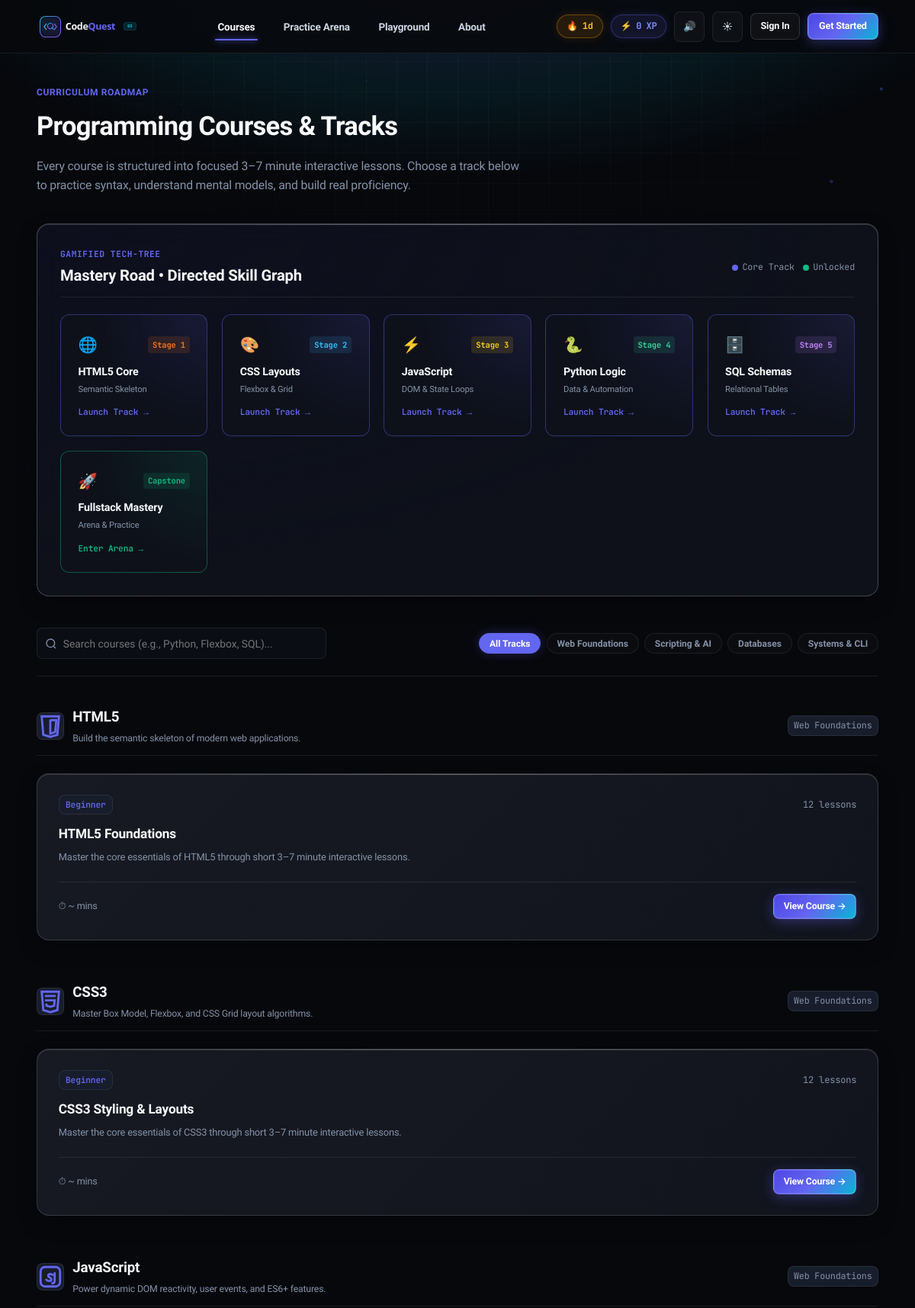
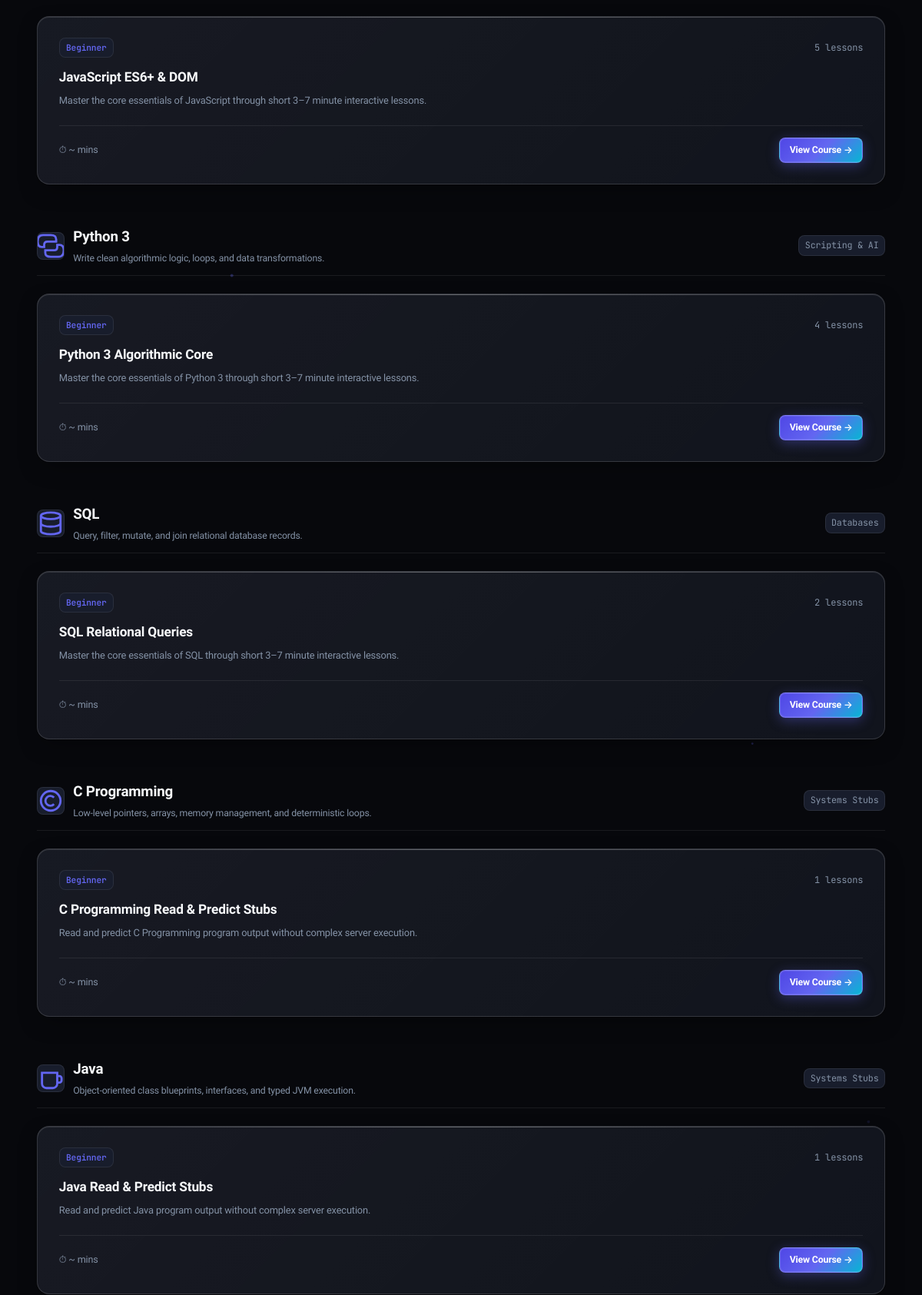
Page /courses/ (upper part) on the committed database (2 pictures, top to bottom).
### learn/models.py (models this page shows, shortened)
class Language(models.Model):
    name = models.CharField(max_length=80, unique=True)
    slug = models.SlugField(max_length=80, unique=True)
    short_code = models.CharField(max_length=16, default="CODE")
    category = models.CharField(max_length=80, default="Core Foundations")
    summary = models.CharField(max_length=240)
    icon_svg = models.TextField(blank=True, default="")
    order = models.PositiveIntegerField(default=0)
    is_active = models.BooleanField(default=True)
    class Meta:
        ordering = ["order", "name"]

class Course(models.Model):
    language = models.ForeignKey(Language, on_delete=models.CASCADE, related_name="courses")
    title = models.CharField(max_length=160)
    slug = models.SlugField(max_length=160, unique=True)
    description = models.TextField()
    level = models.CharField(max_length=40, default="Beginner")
    order = models.PositiveIntegerField(default=0)
    xp_reward = models.PositiveIntegerField(default=200)
    class Meta:
        ordering = ["order", "id"]

### learn/views.py (the view)
# urls.py: path("courses/", views.catalogue, name="catalogue"),
def catalogue(request):
    languages = Language.objects.filter(is_active=True).prefetch_related("courses__lessons")
    return render(request, "learn/catalogue.html", {"languages": languages})

### learn/context_processors.py (called while the page is built, shortened)
def global_stats(request):
    xp = 0
    streak = 1
    completed_ids = []
    return {
        "ADMIN_URL": getattr(settings, "ADMIN_URL", "hidden-core-cms"),
        "user_xp": xp,
        "user_streak": streak,
        "completed_lesson_ids": completed_ids,
        "nav_languages": Language.objects.filter(is_active=True).prefetch_related("courses")[:6],
    }

### templates/learn/catalogue.html (shortened to what this page needs)
{% extends "base.html" %}
{% block content %}
<div class="shell" style="padding-top: 2.5rem; padding-bottom: 5rem;">
  <div style="margin-bottom: 2.5rem;">
    <div style="display: inline-flex; align-items: center; gap: 0.5rem; font-size: 0.8rem; font-weight: 700; color: var(--accent); margin-bottom: 0.5rem; text-transform: uppercase; letter-spacing: 0.05em;">
      Curriculum Roadmap
    </div>
    <h1 style="font-size: 2.3rem; font-weight: 800; color: var(--text-primary); letter-spacing: -0.02em; margin-bottom: 0.75rem;">
      Programming Courses &amp; Tracks
    </h1>
    <p style="font-size: 1.05rem; color: var(--text-muted); max-width: 640px; line-height: 1.6;">
      Every course is structured into focused 3–7 minute interactive lessons. Choose a track below to practice syntax, understand mental models, and build real proficiency.
    </p>
  </div>
  <div class="cq-card" style="padding: 2rem; margin-bottom: 2.75rem; border: 1px solid var(--border-strong); background: radial-gradient(ellipse at top left, rgba(99, 102, 241, 0.08), var(--bg-surface) 70%);">
    <div style="display: flex; flex-wrap: wrap; justify-content: space-between; align-items: center; gap: 1rem; margin-bottom: 1.5rem; padding-bottom: 0.75rem; border-bottom: 1px solid var(--border-subtle);">
      <div>
        <div style="font-size: 0.75rem; font-family: var(--font-mono); font-weight: 700; color: var(--accent); text-transform: uppercase; letter-spacing: 0.05em; margin-bottom: 0.25rem;">
          Gamified Tech-Tree
        </div>
        <h2 style="font-size: 1.35rem; font-weight: 800; color: var(--text-primary); margin: 0; letter-spacing: -0.01em;">
          Mastery Road &bull; Directed Skill Graph
        </h2>
      </div>
      <div style="display: flex; align-items: center; gap: 0.75rem; font-size: 0.78rem; font-family: var(--font-mono); color: var(--text-muted);">
        <span style="display: inline-flex; align-items: center; gap: 0.35rem;"><span style="width:8px; height:8px; border-radius:50%; background:var(--accent);"></span> Core Track</span>
        <span style="display: inline-flex; align-items: center; gap: 0.35rem;"><span style="width:8px; height:8px; border-radius:50%; background:var(--success);"></span> Unlocked</span>
      </div>
    </div>
    <div style="display: grid; grid-template-columns: repeat(auto-fit, minmax(180px, 1fr)); gap: 1.25rem; position: relative;">
      <a href="{% url 'course_detail' 'html-core' %}" class="skill-node unlocked" style="text-decoration: none; display: flex; flex-direction: column; justify-content: space-between; min-height: 140px;">
        <div>
          <div style="display: flex; justify-content: space-between; align-items: center; margin-bottom: 0.5rem;">
            <span style="font-size: 1.35rem;">🌐</span>
            <span style="font-size: 0.7rem; font-family: var(--font-mono); font-weight: 700; color: var(--lang-html); background: rgba(249, 115, 22, 0.12); padding: 0.15rem 0.4rem; border-radius: var(--radius-xs);">Stage 1</span>
          </div>
          <div style="font-weight: 700; font-size: 0.95rem; color: var(--text-primary); margin-bottom: 0.2rem;">HTML5 Core</div>
          <div style="font-size: 0.75rem; color: var(--text-muted);">Semantic Skeleton</div>
        </div>
        <div style="font-size: 0.75rem; font-family: var(--font-mono); color: var(--accent); margin-top: 0.75rem; font-weight: 600;">
          Launch Track &rarr;
        </div>
      </a>
      <a href="{% url 'course_detail' 'css-core' %}" class="skill-node unlocked" style="text-decoration: none; display: flex; flex-direction: column; justify-content: space-between; min-height: 140px;">
        <div>
          <div style="display: flex; justify-content: space-between; align-items: center; margin-bottom: 0.5rem;">
            <span style="font-size: 1.35rem;">🎨</span>
            <span style="font-size: 0.7rem; font-family: var(--font-mono); font-weight: 700; color: var(--lang-css); background: rgba(56, 189, 248, 0.12); padding: 0.15rem 0.4rem; border-radius: var(--radius-xs);">Stage 2</span>
          </div>
          <div style="font-weight: 700; font-size: 0.95rem; color: var(--text-primary); margin-bottom: 0.2rem;">CSS Layouts</div>
          <div style="font-size: 0.75rem; color: var(--text-muted);">Flexbox &amp; Grid</div>
        </div>
        <div style="font-size: 0.75rem; font-family: var(--font-mono); color: var(--accent); margin-top: 0.75rem; font-weight: 600;">
          Launch Track &rarr;
        </div>
      </a>
      <a href="{% url 'course_detail' 'javascript-core' %}" class="skill-node unlocked" style="text-decoration: none; display: flex; flex-direction: column; justify-content: space-between; min-height: 140px;">
        <div>
          <div style="display: flex; justify-content: space-between; align-items: center; margin-bottom: 0.5rem;">
            <span style="font-size: 1.35rem;">⚡</span>
            <span style="font-size: 0.7rem; font-family: var(--font-mono); font-weight: 700; color: var(--lang-js); background: rgba(250, 204, 21, 0.12); padding: 0.15rem 0.4rem; border-radius: var(--radius-xs);">Stage 3</span>
          </div>
          <div style="font-weight: 700; font-size: 0.95rem; color: var(--text-primary); margin-bottom: 0.2rem;">JavaScript</div>
          <div style="font-size: 0.75rem; color: var(--text-muted);">DOM &amp; State Loops</div>
        </div>
        <div style="font-size: 0.75rem; font-family: var(--font-mono); color: var(--accent); margin-top: 0.75rem; font-weight: 600;">
          Launch Track &rarr;
        </div>
      </a>
      <a href="{% url 'course_detail' 'python-core' %}" class="skill-node unlocked" style="text-decoration: none; display: flex; flex-direction: column; justify-content: space-between; min-height: 140px;">
        <div>
          <div style="display: flex; justify-content: space-between; align-items: center; margin-bottom: 0.5rem;">
            <span style="font-size: 1.35rem;">🐍</span>
            <span style="font-size: 0.7rem; font-family: var(--font-mono); font-weight: 700; color: var(--lang-py); background: rgba(52, 211, 153, 0.12); padding: 0.15rem 0.4rem; border-radius: var(--radius-xs);">Stage 4</span>
          </div>
          <div style="font-weight: 700; font-size: 0.95rem; color: var(--text-primary); margin-bottom: 0.2rem;">Python Logic</div>
          <div style="font-size: 0.75rem; color: var(--text-muted);">Data &amp; Automation</div>
        </div>
        <div style="font-size: 0.75rem; font-family: var(--font-mono); color: var(--accent); margin-top: 0.75rem; font-weight: 600;">
          Launch Track &rarr;
        </div>
      </a>
      <a href="{% url 'course_detail' 'sql-core' %}" class="skill-node unlocked" style="text-decoration: none; display: flex; flex-direction: column; justify-content: space-between; min-height: 140px;">
        <div>
          <div style="display: flex; justify-content: space-between; align-items: center; margin-bottom: 0.5rem;">
            <span style="font-size: 1.35rem;">🗄️</span>
            <span style="font-size: 0.7rem; font-family: var(--font-mono); font-weight: 700; color: var(--lang-sql); background: rgba(192, 132, 252, 0.12); padding: 0.15rem 0.4rem; border-radius: var(--radius-xs);">Stage 5</span>
          </div>
          <div style="font-weight: 700; font-size: 0.95rem; color: var(--text-primary); margin-bottom: 0.2rem;">SQL Schemas</div>
          <div style="font-size: 0.75rem; color: var(--text-muted);">Relational Tables</div>
        </div>
        <div style="font-size: 0.75rem; font-family: var(--font-mono); color: var(--accent); margin-top: 0.75rem; font-weight: 600;">
          Launch Track &rarr;
        </div>
      </a>
      <div class="skill-node mastered" style="display: flex; flex-direction: column; justify-content: space-between; min-height: 140px; border-color: rgba(16, 185, 129, 0.4);">
        <div>
          <div style="display: flex; justify-content: space-between; align-items: center; margin-bottom: 0.5rem;">
            <span style="font-size: 1.35rem;">🚀</span>
            <span style="font-size: 0.7rem; font-family: var(--font-mono); font-weight: 700; color: var(--success); background: var(--success-subtle); padding: 0.15rem 0.4rem; border-radius: var(--radius-xs);">Capstone</span>
          </div>
          <div style="font-weight: 700; font-size: 0.95rem; color: var(--text-primary); margin-bottom: 0.2rem;">Fullstack Mastery</div>
          <div style="font-size: 0.75rem; color: var(--text-muted);">Arena &amp; Practice</div>
        </div>
        <a href="{% url 'games_hub' %}" style="font-size: 0.75rem; font-family: var(--font-mono); color: var(--success); text-decoration: none; font-weight: 600; margin-top: 0.75rem;">
          Enter Arena &rarr;
        </a>
      </div>
    </div>
  </div>
  <div style="display: flex; flex-wrap: wrap; gap: 1rem; justify-content: space-between; align-items: center; margin-bottom: 2.5rem; padding-bottom: 1.5rem; border-bottom: 1px solid var(--border-subtle);">
    <div style="position: relative; width: 100%; max-width: 380px;">
      <input type="text" id="courseSearchInput" class="form-input" placeholder="Search courses (e.g., Python, Flexbox, SQL)..." aria-label="Search courses" style="padding-left: 2.25rem;" />
    </div>
    <div id="categoryFilterGroup" style="display: flex; flex-wrap: wrap; gap: 0.5rem;">
      <button class="btn btn-ghost filter-pill active" data-category="all" style="font-size: 0.8rem; padding: 0.35rem 0.85rem; border-radius: 999px;">
        All Tracks
      </button>
      <button class="btn btn-ghost filter-pill" data-category="Web Foundations" style="font-size: 0.8rem; padding: 0.35rem 0.85rem; border-radius: 999px;">
        Web Foundations
      </button>
      <button class="btn btn-ghost filter-pill" data-category="Scripting & AI" style="font-size: 0.8rem; padding: 0.35rem 0.85rem; border-radius: 999px;">
        Scripting &amp; AI
      </button>
      <button class="btn btn-ghost filter-pill" data-category="Databases" style="font-size: 0.8rem; padding: 0.35rem 0.85rem; border-radius: 999px;">
        Databases
      </button>
      <button class="btn btn-ghost filter-pill" data-category="Systems Stubs" style="font-size: 0.8rem; padding: 0.35rem 0.85rem; border-radius: 999px;">
        Systems &amp; CLI
      </button>
    </div>
  </div>
  <div id="coursesCatalogContainer" style="display: flex; flex-direction: column; gap: 3.5rem;">
    {% for lang in languages %}
    <section class="language-track-section" data-category="{{ lang.category }}">
      <div style="display: flex; align-items: center; justify-content: space-between; margin-bottom: 1.5rem; padding-bottom: 0.75rem; border-bottom: 1px solid var(--border-subtle);">
        <div style="display: flex; align-items: center; gap: 0.75rem;">
          <div style="width: 36px; height: 36px; border-radius: var(--radius-sm); background: var(--bg-panel); border: 1px solid var(--border-subtle); display: flex; align-items: center; justify-content: center; color: var(--accent);">
            {{ lang.icon_svg|safe }}
          </div>
          <div>
            <h2 style="font-size: 1.25rem; font-weight: 700; color: var(--text-primary); margin: 0;">
              {{ lang.name }}
            </h2>
            <span style="font-size: 0.82rem; color: var(--text-muted);">{{ lang.summary }}</span>
          </div>
        </div>
        <span style="font-size: 0.78rem; font-family: var(--font-mono); color: var(--text-muted); background: var(--bg-panel); padding: 0.2rem 0.5rem; border-radius: var(--radius-sm); border: 1px solid var(--border-subtle);">
          {{ lang.category }}
        </span>
      </div>
      <div style="display: grid; grid-template-columns: repeat(auto-fit, minmax(320px, 1fr)); gap: 1.5rem;">
        {% for course in lang.courses.all %}
        <div class="course-card-item cq-card cq-card-interactive" data-title="{{ course.title|lower }}" data-desc="{{ course.description|lower }}" data-lang="{{ lang.name|lower }}" style="justify-content: space-between;">
          <div>
            <div style="display: flex; justify-content: space-between; align-items: center; margin-bottom: 0.75rem;">
              <span style="font-size: 0.75rem; font-family: var(--font-mono); padding: 0.2rem 0.55rem; border-radius: var(--radius-sm); background: var(--bg-panel); color: var(--accent); border: 1px solid var(--border-subtle); font-weight: 600;">
                {{ course.level }}
              </span>
              <span style="font-size: 0.8rem; color: var(--text-muted); font-family: var(--font-mono);">
                {{ course.lessons.count }} lessons
              </span>
            </div>
            <h3 style="font-size: 1.15rem; font-weight: 700; color: var(--text-primary); margin-bottom: 0.45rem;">
              <a href="{% url 'course_detail' course.slug %}" style="color: inherit; text-decoration: none;">
                {{ course.title }}
              </a>
            </h3>
            <p style="font-size: 0.86rem; color: var(--text-muted); line-height: 1.55; margin-bottom: 1.5rem;">
              {{ course.description }}
            </p>
          </div>
          <div style="display: flex; align-items: center; justify-content: space-between; padding-top: 1rem; border-top: 1px solid var(--border-subtle); font-size: 0.84rem;">
            <span style="color: var(--text-muted);">⏱ ~{{ course.estimated_time_minutes }} mins</span>
            <a href="{% url 'course_detail' course.slug %}" class="btn btn-primary" style="padding: 0.35rem 0.85rem; font-size: 0.82rem;">
              View Course &rarr;
            </a>
          </div>
        </div>
        {% empty %}
        <div style="color: var(--text-muted); font-size: 0.85rem; padding: 1rem;">
          New curriculum modules for this track are currently in preparation.
        </div>
        {% endfor %}
      </div>
    </section>
    {% empty %}
    <div style="text-align: center; padding: 4rem; color: var(--text-muted);">
      No tracks found in database.
    </div>
    {% endfor %}
  </div>
</div>
{% endblock %}

### rows in the picture
Language: name "HTML5", summary "Build the semantic skeleton of modern web applications.", category "Web Foundations"
Course: level "Beginner", lessons.count "12", title "HTML5 Foundations", description "Master the core essentials of HTML5 through short 3–7 minute interactive lessons."
Language: name "CSS3", summary "Master Box Model, Flexbox, and CSS Grid layout algorithms.", category "Web Foundations"
Course: level "Beginner", lessons.count "12", title "CSS3 Styling & Layouts", description "Master the core essentials of CSS3 through short 3–7 minute interactive lessons."
Language: name "JavaScript", summary "Power dynamic DOM reactivity, user events, and ES6+ features.", category "Web Foundations"
Course: level "Beginner", lessons.count "5", title "JavaScript ES6+ & DOM", description "Master the core essentials of JavaScript through short 3–7 minute interactive lessons."
Language: name "Python 3", summary "Write clean algorithmic logic, loops, and data transformations.", category "Scripting & AI"
Course: level "Beginner", lessons.count "4", title "Python 3 Algorithmic Core", description "Master the core essentials of Python 3 through short 3–7 minute interactive lessons."
Language: name "SQL", summary "Query, filter, mutate, and join relational database records.", category "Databases"
Course: level "Beginner", lessons.count "2", title "SQL Relational Queries", description "Master the core essentials of SQL through short 3–7 minute interactive lessons."
Language: name "C Programming", summary "Low-level pointers, arrays, memory management, and deterministic loops.", category "Systems Stubs"
Course: level "Beginner", lessons.count "1", title "C Programming Read & Predict Stubs", description "Read and predict C Programming program output without complex server execution."
Language: name "Java", summary "Object-oriented class blueprints, interfaces, and typed JVM execution.", category "Systems Stubs"
Course: level "Beginner", lessons.count "1", title "Java Read & Predict Stubs", description "Read and predict Java program output without complex server execution."

### other values in the picture
{{ user_streak }} "1"
{{ user_xp }} "0"
